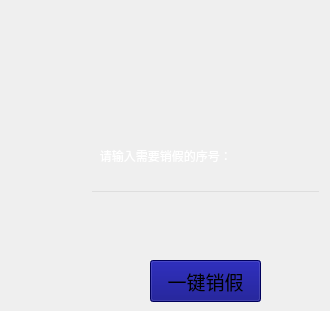
   <widget class="QWidget" name="tab_2">
    <attribute name="title">
     <string>  销假</string>
    </attribute>
    <widget class="QLabel" name="label_11">
     <property name="geometry">
      <rect>
       <x>90</x>
       <y>130</y>
       <width>231</width>
       <height>51</height>
      </rect>
     </property>
     <property name="styleSheet">
      <string notr="true">color: rgb(255, 255, 255);
background:transparent;
font: 12pt &quot;Adobe Arabic&quot;;</string>
     </property>
     <property name="text">
      <string>   请输入需要销假的序号：</string>
     </property>
    </widget>
    <widget class="QLineEdit" name="lineEdit_8">
     <property name="geometry">
      <rect>
       <x>90</x>
       <y>190</y>
       <width>231</width>
       <height>41</height>
      </rect>
     </property>
     <property name="styleSheet">
      <string notr="true">background:transparent;
font: 12pt &quot;黑体&quot;;
color: rgb(255, 255, 255);</string>
     </property>
    </widget>
    <widget class="QPushButton" name="pushButton_16">
     <property name="geometry">
      <rect>
       <x>150</x>
       <y>260</y>
       <width>111</width>
       <height>42</height>
      </rect>
     </property>
     <property name="font">
      <font>
       <family>黑体</family>
       <pointsize>14</pointsize>
      </font>
     </property>
     <property name="styleSheet">
      <string notr="true">background-color: rgb(0, 0, 127);</string>
     </property>
     <property name="text">
      <string>一键销假</string>
     </property>
    </widget>
   </widget>
